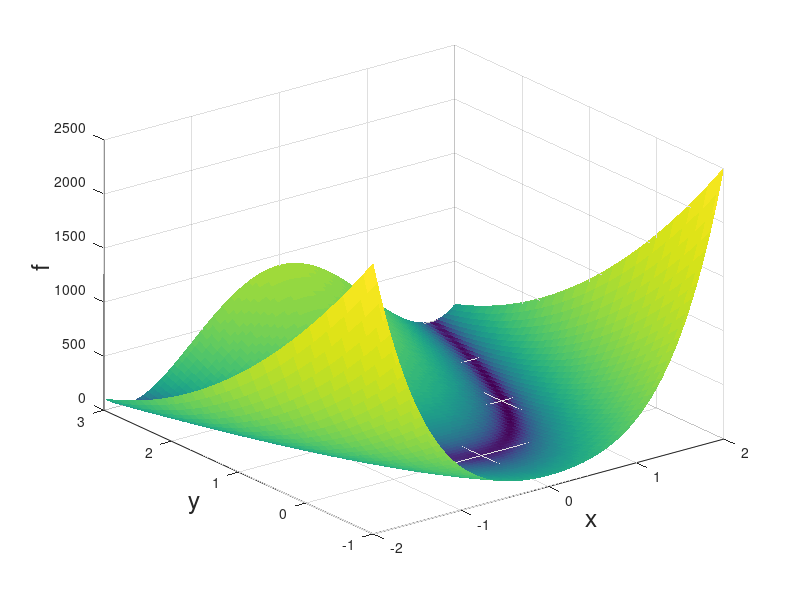

Here is the MATLAB script that generated this plot:
close all;
hfig = figure(1);

s = 0.05;
X = [-2 : s : 2+s];
Y = [-1 : s : 3+s];
[X, Y] = meshgrid(X, Y);
Z = (1-X).^2 + 100*(Y-X.^2).^2;

% Use log scale of Z for a batter usage of the color spectrum  
minZ = min(Z(:));  
maxZ = max(Z(:));
C = minZ + (maxZ-minZ).*log(1+Z-minZ)./log(1+maxZ-minZ); 
% See
% http://stackoverflow.com/questions/5073865/how-to-color-surface-with-stronger-contrast
% for how to color a surface with a even stronger contrast.   
% The method is as follows:
%C = Z;
%[~, index] = sort(C(:));
%C(index) = 1 : numel(index);

surf(X, Y, Z, C, 'EdgeColor', 'none', 'LineStyle', 'none');
colormap = jet;
 
axis([-2, 2, -1, 3, 0, 2500]);
xlabel('x', 'fontsize', 18);
ylabel('y', 'fontsize', 18);
zlabel('f', 'fontsize', 18);
 
% Note that the `-dsvg' option is only supported for Simulink systems
print(hfig, '-dsvg', 'rosenbrock');
% To produce eps and pdf, use the following code. Notice that `epstopdf' may not work on Windows. 
% With octave 3.8.1, the pdf does not look very nice --- it is full of "scratches". 
%print(hfig, '-depsc', 'rosenbrock');
%system('epstopdf rosenbrock.eps');